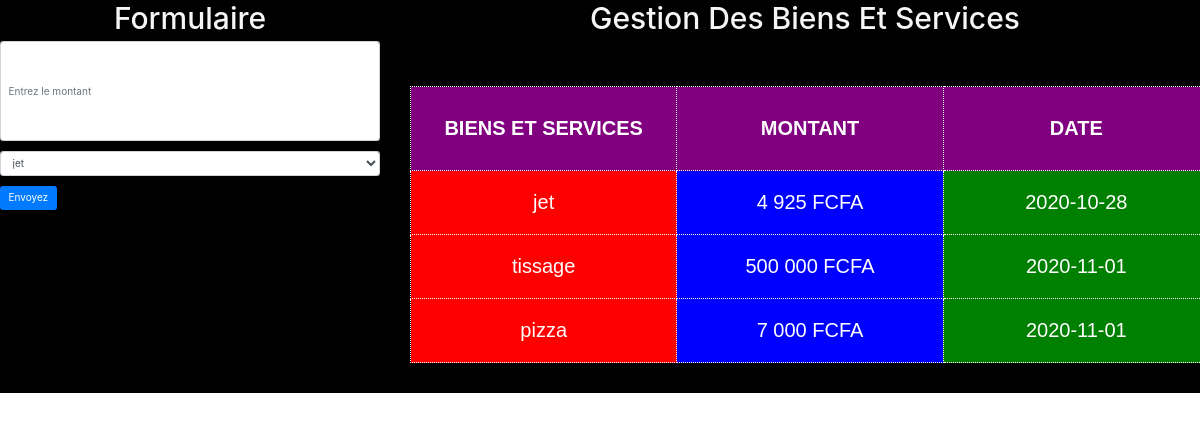
The app's page /depenses/depense.php with its own data.
### tables this page shows
CREATE TABLE IF NOT EXISTS `depenses` (
  `id_depenses` int(11) NOT NULL AUTO_INCREMENT,
  `montant` int(11) NOT NULL,
  `date_depenses` date NOT NULL,
  `id_biens_services` int(11) NOT NULL,
  PRIMARY KEY (`id_depenses`,`id_biens_services`),
  KEY `id_biens_services` (`id_biens_services`)
);

CREATE TABLE IF NOT EXISTS `bienetservice` (
  `id_biens_services` int(11) NOT NULL AUTO_INCREMENT,
  `designation_biens_services` varchar(150) NOT NULL,
  `description_biens_services` longtext NOT NULL,
  PRIMARY KEY (`id_biens_services`)
);

### depenses/traitement.php (called while the page is built, shortened)
<?php
  require_once "./elements/connexion.php";
  $jointure = " SELECT bienetservice.designation_biens_services, depenses.id_depenses, depenses.montant, depenses.date_depenses
                FROM bienetservice
                INNER JOIN depenses ON bienetservice.id_biens_services = depenses.id_biens_services";
    $requete = $connexion->prepare($jointure);
    $requete->execute();
    $jointures = $requete->fetchAll(2);
  ?>

### depenses/depense.php (the view)
<link rel="stylesheet" href="../elements/style.css">
<link rel="stylesheet" href="./elements/bootstrap.min.css">
<?php require_once "./depenses/traitement.php" ?>
<section id="bien" class="bien">
    <div class="row">
    <article class="col-xs-12 col-xm-12  col-md-4 col-lg-4">
    <?php require_once "./depenses/formulaire.php" ?>
    </article>
    <article class="col-xs-12 col-xm-12  col-md-8 col-lg-8">
        <h1 class="bien-info-heading">Gestion Des Biens Et Services</h1>
        <table>
            <thead>
                <tr>
                    <th>Biens et services</th>
                    <th>Montant</th>
                    <th>Date</th>
                </tr>
            </thead>
            <tbody>
                <?php foreach($jointures as $resultat): ?>
                    <tr>
                        <td><?= $resultat['designation_biens_services'] ?></td>
                        <td><?= number_format($resultat['montant'], 0 , ',', ' ') ; ?> FCFA </td>
                        <td><?= $resultat['date_depenses'] ?></td>
                    </tr>
                <?php endforeach ?>
            </tbody>
        </table>
    </article>
    </div>
</section> <br>

### elements/style.css (style rules this page uses)
* { padding: 0; margin: 0; box-sizing: border-box; }
.bien { background: black; }
table { width: 800px; margin: auto; table-layout: fixed; text-align: center; margin-top: 50px; font-family: Arial; color: #fff; }
table, th, td { border: 1px dotted white; border-collapse: collapse; padding: 20px; font-size: 20px; margin-bottom: 30px; }
th { background: purple; padding: 30px; text-transform: uppercase; }
td:nth-child(5n+1) { background: red; }
td:nth-child(5n+2) { background: blue; }
td:nth-child(5n+3) { background: green; }
.bien-info-heading { text-align: center; color: whitesmoke; font-size: 30px; }

### records on screen
depenses: id_biens_services.designation_biens_services "jet", montant "4 925", date_depenses "2020-10-28"
depenses: id_biens_services.designation_biens_services "tissage", montant "500 000", date_depenses "2020-11-01"
depenses: id_biens_services.designation_biens_services "pizza", montant "7 000", date_depenses "2020-11-01"

### other values on screen
form field id_biens_services "jet"
